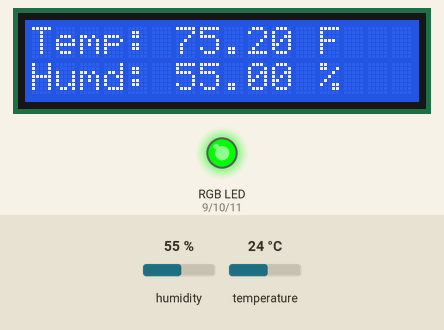
A sketch run on a simulated Arduino Uno, built with avr-gcc and run on an emulated ATmega328P. Parts: 16×2 character LCD, an RGB LED mixed from three pins (HIGH = lit). Inputs (shaded band) come from the test bench; at power-on: temperature 24 °C, humidity 55 %. Dim RGB values are drawn brighter than linear.

Above: at 1.3 s.
1.4 s: temperature set to 12 °C
At 3.2 s:
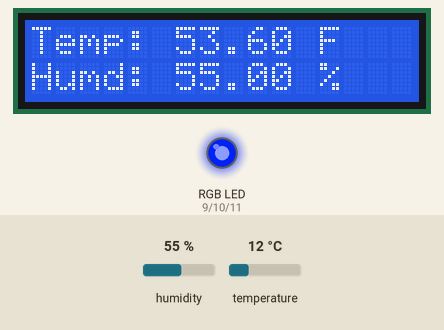
3.7 s: temperature set to 19 °C
At 5.5 s:
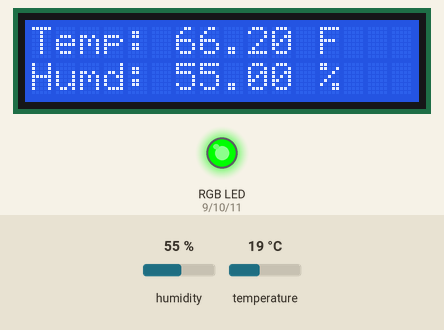
5.8 s: temperature set to 28 °C
At 6.7 s:
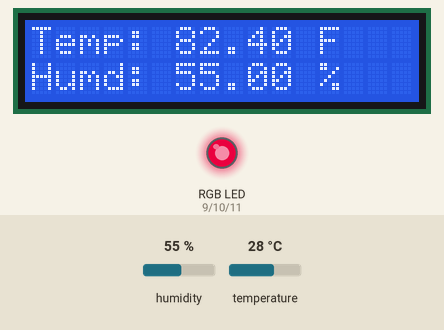
7.9 s: temperature set to 33 °C
At 9.0 s:
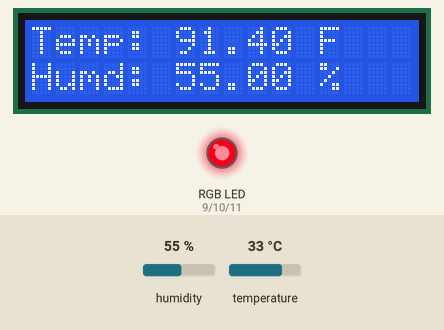
10.0 s: temperature set to 41 °C
At 11.3 s:
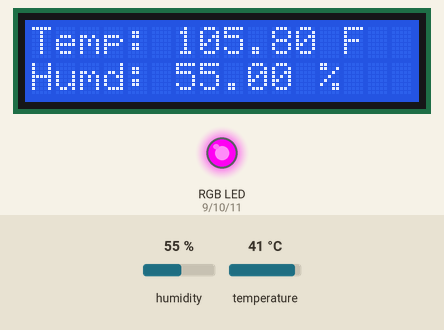
12.1 s: humidity set to 22 %
At 13.7 s:
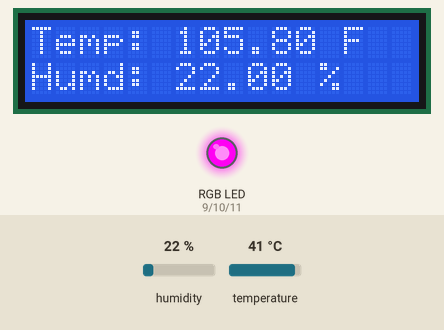
Timing chart, 0 to 15.1 s (numbered marks = the images above; inputs shaded):
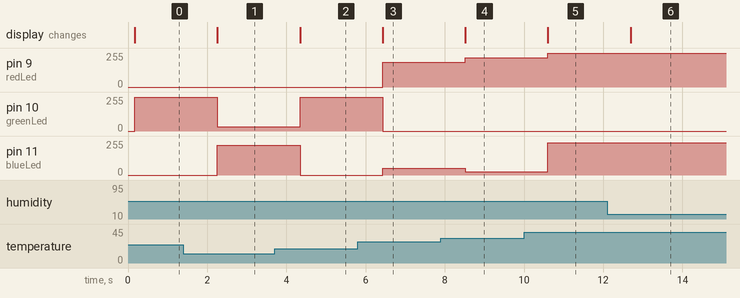

Measured:
- after the input at 1.4 s, pin 10 (greenLed): 255/255 → 32/255 after 0.86 s; pin 11 (blueLed): 0/255 → 223/255 after 0.86 s; the display: changes after 0.86 s (image 1)
- after the input at 3.7 s, pin 10 (greenLed): 32/255 → 255/255 after 0.64 s; pin 11 (blueLed): 223/255 → 0/255 after 0.64 s; the display: changes after 0.64 s (image 2)
- after the input at 5.8 s, pin 9 (redLed): 0/255 → 187/255 after 0.63 s; pin 10 (greenLed): 255/255 → 0/255 after 0.63 s; pin 11 (blueLed): 0/255 → 50/255 after 0.63 s; the display: changes after 0.63 s (image 3)
- after the input at 7.9 s, pin 9 (redLed): 187/255 → 221/255 after 0.62 s; pin 11 (blueLed): 50/255 → 25/255 after 0.62 s; the display: changes after 0.62 s (image 4)
- after the input at 10.0 s, pin 9 (redLed): 221/255 → 255/255 after 0.60 s; pin 11 (blueLed): 25/255 → 243/255 after 0.60 s; the display: changes after 0.60 s (image 5)
- after the input at 12.1 s, the display: changes after 0.59 s (image 6)

The sketch:

WeatherStation.ino
```cpp
#include <Wire.h> //Library for I2C devices (used in Sparkfun library)
#include "SparkFunHTU21D.h" //Sparkfun library for the HTU21D sensor DOWNLOAD: https://github.com/sparkfun/HTU21D_Breakout/tree/V_H1.2_L1.1.0
#include <LiquidCrystal.h> //Library for controlling LCD's
HTU21D myHumidity; //Create an instance of the object
LiquidCrystal lcd(3, 2, 4, 5, 6, 7); //Define the pins for the LCD

int updateSpeed = 1000;     //Controls the update speed of the sensor
const int redLed = 9;       //Defines the pin for the red LED in the RGB backlight and LED
const int greenLed = 10;    //Defines the pin for the green LED in the RGB backlight and LED
const int blueLed = 11;     //Defines the pin for the blue LED in the RGB backlight and LED
const int comfortMax = 80;  //Defines the max tempurature inside the comfort zone
const int comfortMin = 65;  //Defines the min temperature inside the comfort zone
const int coldMin = 15;     //Defines the min temperature for the cold range (change this to the min temperature in your region)
const int heatMax = 100;    //Defines the max temperature for the hot range (change this to the max temperature in your region)
const int hotRedMin = 180;  //Defines the min light for the red LED when its hot
const int hotRedMax = 255;  //Defines the max light for the red LED when its hot
const int hotBlueMin = 55;  //Defines the min light for the blue LED when its hot
const int hotBlueMax = 0;   //Defines the max light for the red LED when its hot
const int comfortGreen = 255;  //Defines the amount of light for the green LED when it is comfortable
int redLight;    //Variable used to store the amount of red light
int blueLight;   //Variable used to store the amount of blue light
int greenLight;  //Variable used to store the amount of green light
int i;           //Variable used to store the data from the map function

void setup()
{
  lcd.init(1,3,255,2,4,5,6,7,0,0,0,0); //Initiate the LCD with the pins (this is only needed if you are using a Galileo)
  lcd.begin(16, 2);      // Define the number of rows and columns on the LCD
  myHumidity.begin();    // Initialize the temperature and humidity sensor
  lcd.print("Temp: ");   // Print "Temp: " on the LCD
  lcd.setCursor(0,1);    // Move to the second row of the LCD
  lcd.print("Humd: ");   // Print "Humd: " on the LCD
}

void loop()
{
  float humd = myHumidity.readHumidity();     //Define humd as the humidity readings
  float tempC = myHumidity.readTemperature(); //Define tempC as the temperature readings (in celcius)
  float tempF = convertCtoF(tempC);           //Define tempF as converting tempC to faherenheit
  lcd.setCursor(6,0);    //Set the cursor to the 7th space on the first row of the LCD
  lcd.print(tempF);      //Print the temperature in fahrenheit
  lcd.print(" F ");      //Print the " F " after the temperature reading
  lcd.setCursor(6,1);    // Set the cursor to the 7th space on the second row of the LCD
  lcd.print(humd);       // Print the humidity
  lcd.print(" % ");      // Print " % " after the humidity reading

  if(tempF<comfortMax && tempF>comfortMin){ //If the temperature is inside the comfort zone
    analogWrite(greenLed,comfortGreen);  //Set the screen and LED to green
    analogWrite(blueLed,0);              //Turn off the blue light
    analogWrite(redLed,0);               //Turn off the red light
  }

  if(tempF<comfortMin){ //If the temperature is below the comfort zone (in the cold zone)
    i = map(tempF, coldMin, comfortMin, 125, 255); //Map the current temperature to a number between 125 and 255
    constrain(i,0,255);  //Constrain the value between 0 and 255
    blueLight = i;       // Set blue light = i;
    greenLight = 255-i;  //Set green light = 255-i;
    // This way as the temperature gets colder the LED becomes a lighter blue
    analogWrite(redLed, 0);  //Turn the red LED off
    analogWrite(greenLed, greenLight);   //Set the level for the green LED
    analogWrite(blueLed, blueLight);     // Set the level for the blue LED
  }

  if(tempF>comfortMax){ //If the temperature is above the comfort zone (hot zone)
    redLight = map(tempF, comfortMax, heatMax, hotRedMin , hotRedMax);  //Map the redLight in between the redMin and redMax
    blueLight = map(tempF, comfortMax, heatMax, hotBlueMin, hotBlueMax); //Map the blue light in between blueMin and blueMax
    constrain(blueLight,0,255);   //Constrain the value between 0 and 255
    constrain(redLight,0,255);    //Constrain the value between 0 and 255
    analogWrite(greenLed, 0);     //Turn the green LED off
    analogWrite(redLed, redLight);  //Set the level for the red LED
    analogWrite(blueLed, blueLight); //Set the level for the blue LED
    //This way the color starts off as pinkish and gets a darker red as the temperature increases
  }
  delay(updateSpeed); //Delay the whole program by the update speed (To save energy and make the text readable)

}//loop

float convertCtoF(float tempC){ //Function for converting Celcius to Fahrenheit
  return (1.8*tempC)+32; //Return the value of the conversion
}
```
